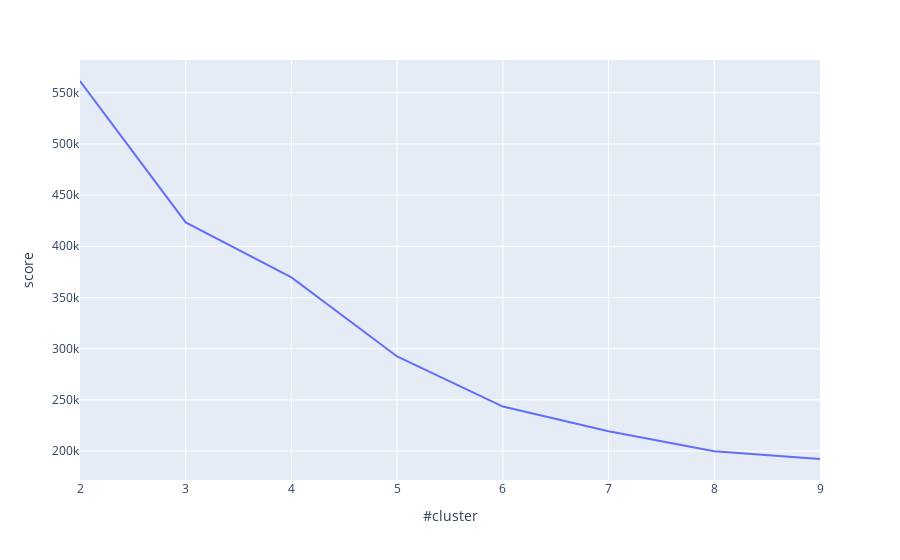

Write notebook code for a chart like this one.
### Code cell
pd.DataFrame(scores, columns=["#cluster", "score"]).plot(x="#cluster", y="score")

### Figure 1 — Plotly figure (JSON) as saved in the notebook; plotly's stock layout.template omitted (floating-point values rounded to 4 significant figures)
{"data": [{"hovertemplate": "#cluster=%{x}<br>score=%{y}<extra></extra>", "legendgroup": "", "line": {"color": "#636efa", "dash": "solid"}, "marker": {"symbol": "circle"}, "mode": "lines", "name": "", "orientation": "v", "showlegend": false, "type": "scatter", "x": [2, 3, 4, 5, 6, 7, 8, 9], "xaxis": "x", "y": [561400.0, 423300.0, 369600.0, 292400.0, 243500.0, 219300.0, 199800.0, 192200.0], "yaxis": "y"}], "layout": {"legend": {"tracegroupgap": 0}, "margin": {"t": 60}, "xaxis": {"anchor": "y", "domain": [0, 1], "title": {"text": "#cluster"}}, "yaxis": {"anchor": "x", "domain": [0, 1], "title": {"text": "score"}}}}
